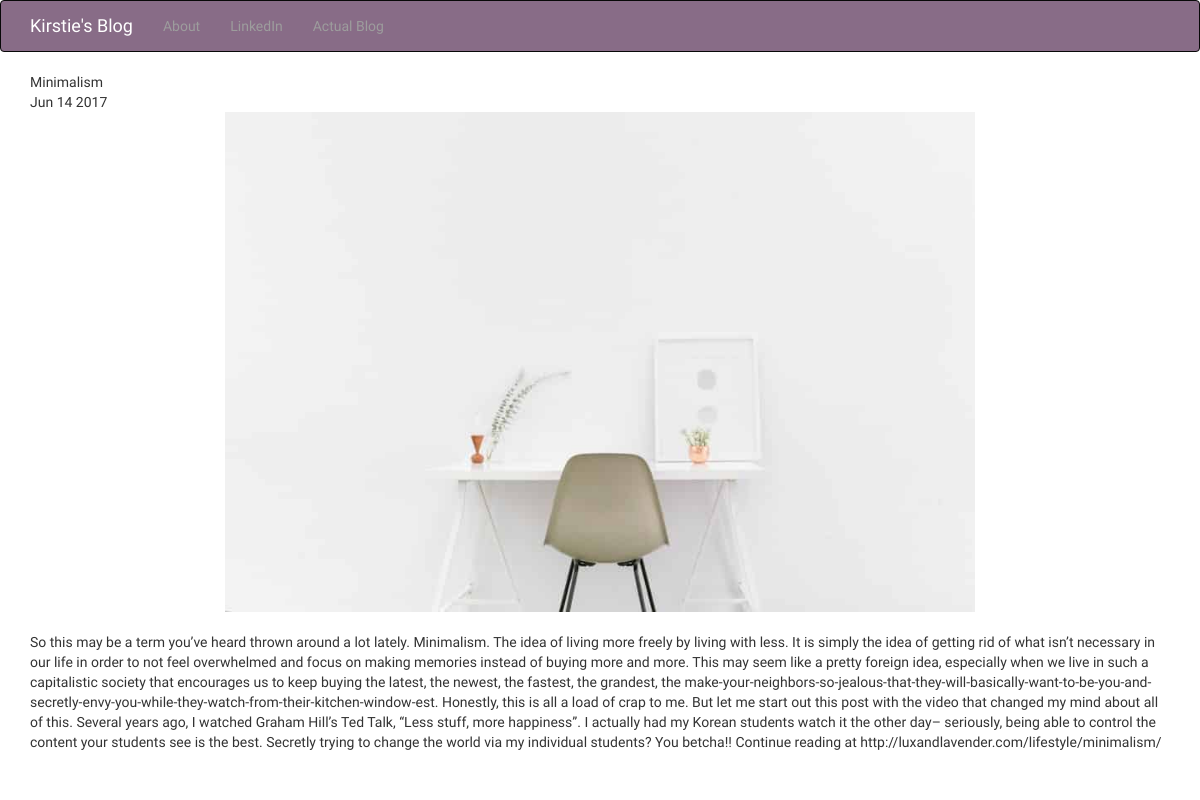
The app's page /posts/1/ with its own data.
### posts/models.py (models this page shows, shortened)
class Post(models.Model):
	title = models.CharField(max_length=250)
	pub_date = models.DateTimeField()
	image = models.ImageField(upload_to='media/')
	body = models.TextField()
	def pub_date_pretty(self):
		return self.pub_date.strftime('%b %e %Y')

### posts/views.py (the view)
# urls.py: url(r'^posts/(?P<post_id>[0-9]+)/$', views.post_details, name="post_detail"),
def post_details(request, post_id):
	post = get_object_or_404(Post, pk=post_id)
	return render(request, 'posts/post_details.html', {'post':post})

### posts/templates/posts/post_details.html (shortened to what this page needs)
<!DOCTYPE html>
<html lang="en">
  <head>
    <link rel="stylesheet" href="https://maxcdn.bootstrapcdn.com/bootstrap/3.3.7/css/bootstrap.min.css">
  </head>
  <body>
  <nav class="navbar navbar-inverse" style="background-color: #886c87" >
	  <div class="container">
	    <div class="navbar-header">
	      <a class="navbar-brand" href="/" style="color: #ffffff">
	        Kirstie's Blog
	      </a>
	    </div>
	    <div class="collapse navbar-collapse" id="mynav" style="color: #ffffff">
	      <ul class="nav navbar-nav">
	      	<li><a href="/about">About</a></li>
	      	<li><a href="https://www.linkedin.com/in/kirstietaylor28/">LinkedIn</a></li>
	      	<li><a href="http://www.luxandlavender.com">Actual Blog</a></li>
	      </ul>
      </div>
	  </div>
	</nav>
	<div class="container">
		{{post.title}}
		<br>
		{{post.pub_date_pretty}}
		<br>
		<img src="{{post.image.url}}" class="img-responsive center-block" style="max-height:500px;">
		<br>
		{{post.body}}
		<br>
		<br>
	</div>
  </body>
</html>

### posts/templates/posts/post_details.html (style rules this page uses)
body { font-family: "Average"; }

### records on screen
Post: title "Minimalism", pub_date_pretty "Jun 14 2017", image (picture), body "So this may be a term you’ve heard thrown around a lot lately. Minimalism. The idea of living more freely by living with less. It is simply the idea of getting rid of what isn’t necessary in our life in order to not feel overwhelmed and focus on making memories instead of buying more and more. This may seem like a pretty foreign idea, especially when we live in such a capitalistic society that encourages us to keep buying the latest, the newest, the fastest, the grandest, the make-your-neighbors-so-jealous-that-they-will-basically-want-to-be-you-and-secretly-envy-you-while-they-watch-from-their-kitchen-window-est. Honestly, this is all a load of crap to me. But let me start out this post…"
